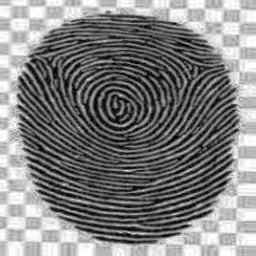
#> input picture debug_aligned_images/aligned_fingerprint_33a72b8398c54406875014a905858f09.png, 256 x 256 px
$ python -i features.py   (imports and definitions only)   (older library calls are emulated)
#> lines starting #> are read from the running program, lines starting #| are printed output that depends on the picture; after the words box and inside, x2 and y2 are one past the last pixel; in counts of white or black regions, pixels touching at a corner belong together
import numpy as np
import cv2
import hashlib
from skimage.feature import local_binary_pattern
from reedsolo import RSCodec, ReedSolomonError
import os
import uuid

# Import parameters from config
from config import RADIUS, N_POINTS, SEED_LENGTH, KEY_LENGTH, RS_ECC_SYMBOLS, FINGERPRINT_THRESHOLDS

# Initialize Reed-Solomon Codec
# [1 line that did not run here, left out]


def detect_ridge_patterns(img):
    """Detects advanced ridge patterns (density, orientations, frequency)."""
    # Use adaptive thresholding for better binarization irrespective of lighting
    block_size = 35 # Must be odd
    C_param = 15 # Constant subtracted from the mean
    binary_img = cv2.adaptiveThreshold(img, 255, cv2.ADAPTIVE_THRESH_GAUSSIAN_C,
                                       cv2.THRESH_BINARY, block_size, C_param)

    # Invert binary image if ridges are dark (common for fingerprint images after some preprocessing)
    # The adaptive threshold might make ridges white, we often want them black for morphological ops.
    if np.mean(binary_img) > 127: # If most of it is white (ridges are white)
        binary_img = cv2.bitwise_not(binary_img) # Invert to make ridges black

    # Apply morphological operations to enhance ridge structure and remove small noise
    kernel = cv2.getStructuringElement(cv2.MORPH_RECT, (3, 3))
    binary_img_morphed = cv2.morphologyEx(binary_img, cv2.MORPH_OPEN, kernel, iterations=1)
    binary_img_morphed = cv2.morphologyEx(binary_img_morphed, cv2.MORPH_CLOSE, kernel, iterations=1)

    # Calculate gradients for orientation and magnitude
    grad_x = cv2.Sobel(img, cv2.CV_64F, 1, 0, ksize=3)
    grad_y = cv2.Sobel(img, cv2.CV_64F, 0, 1, ksize=3)

    # Calculate magnitude and orientation from the original (or enhanced) grayscale image
    magnitude = np.sqrt(grad_x**2 + grad_y**2)
    orientations = np.arctan2(grad_y, grad_x + 1e-8) # Add epsilon to avoid division by zero

    # Ridge density calculation based on processed binary image
    # Use sum of white pixels (ridges) and normalize
    ridge_density = np.sum(binary_img_morphed == 0) / binary_img_morphed.size # Assuming black ridges

    # Analyze frequency spectrum (e.g., for consistent ridge spacing)
    f_transform = np.fft.fft2(img)
    f_shift = np.fft.fftshift(f_transform)
    magnitude_spectrum = np.log(np.abs(f_shift) + 1)

    return ridge_density, orientations, magnitude_spectrum, binary_img_morphed, magnitude


def calculate_orientation_consistency(orientations, magnitude):
    """Calculates consistency of ridge orientations, weighted by gradient magnitude."""
    h, w = orientations.shape
    block_size = 16
    consistencies = []

    for y in range(0, h - block_size, block_size):
        for x in range(0, w - block_size, block_size):
            block_orient = orientations[y:y+block_size, x:x+block_size]
            block_magn = magnitude[y:y+block_size, x:x+block_size]

            # Filter out low-magnitude areas (noise)
            strong_indices = block_magn > np.mean(block_magn) * 0.5 # Tune threshold
            if np.sum(strong_indices) < block_size * block_size * 0.1: # Require at least 10% strong pixels
                continue

            # Compute circular mean for the block (angles doubled for 180-deg periodicity)
            valid_orient = block_orient[strong_indices]
            if len(valid_orient) > 0:
                mean_sin_2theta = np.mean(np.sin(2 * valid_orient))
                mean_cos_2theta = np.mean(np.cos(2 * valid_orient))
                # Consistency is the magnitude of the mean vector
                consistency = np.sqrt(mean_sin_2theta**2 + mean_cos_2theta**2)
                consistencies.append(consistency)

    return np.mean(consistencies) if consistencies else 0.0


def calculate_ridge_flow_continuity(binary_img):
    """Calculates continuity of ridge flow using connected components or skeletonization."""
    # Skeletonize the binary image to get thin ridges
    skeleton = cv2.ximgproc.thinning(binary_img, thinningType=cv2.ximgproc.THINNING_GUOHALL)

    # Find connected components in the skeleton
    num_labels, labels, stats, centroids = cv2.connectedComponentsWithStats(skeleton, 8, cv2.CV_32S)

    # Analyze properties of components (e.g., length, straightness)
    # A simple metric: average length of significant components
    total_ridge_pixels = 0
    num_significant_ridges = 0

    for i in range(1, num_labels): # Skip background label 0
        component_pixels = np.sum(labels == i)
        if component_pixels > 20: # Only consider components above a certain pixel count
            total_ridge_pixels += component_pixels
            num_significant_ridges += 1

    if num_significant_ridges > 0:
        avg_ridge_length = total_ridge_pixels / num_significant_ridges
        # Normalize to a score (example normalization, needs tuning)
        # Assuming typical ridge lengths around 50-100 pixels in a 256x256 image
        return min(avg_ridge_length / 70.0, 1.0) # Tune 70.0 based on observed good quality avg length
    return 0.0


def detect_minutiae_points(img):
    """Detects minutiae points for fingerprint validation."""
    # Use more robust binarization for minutiae detection as well
    block_size = 35 # Must be odd
    C_param = 15 # Constant subtracted from the mean
    binary_img = cv2.adaptiveThreshold(img, 255, cv2.ADAPTIVE_THRESH_GAUSSIAN_C,
                                       cv2.THRESH_BINARY, block_size, C_param)
    if np.mean(binary_img) > 127:
        binary_img = cv2.bitwise_not(binary_img)

    # Skeletonize for better minutiae representation
    skeleton = cv2.ximgproc.thinning(binary_img, thinningType=cv2.ximgproc.THINNING_GUOHALL)

    # Minutiae can be found by analyzing local neighborhoods in the skeleton
    # This is a very simplified minutiae count. True minutiae extraction is complex.
    # For demo, we stick to goodFeaturesToTrack on the skeleton
    corners = cv2.goodFeaturesToTrack(
        skeleton, maxCorners=250, qualityLevel=0.01, minDistance=5, blockSize=3 # Adjusted qualityLevel
    )
    minutiae_count = len(corners) if corners is not None else 0
    return minutiae_count, corners


def analyze_frequency_domain(img):
    """Analyzes frequency characteristics typical of fingerprints (ridge frequency)."""
    f_transform = np.fft.fft2(img)
    magnitude_spectrum = np.abs(np.fft.fftshift(f_transform))

    h, w = magnitude_spectrum.shape
    center_y, center_x = h // 2, w // 2

    # Define a radial band for typical fingerprint ridge frequencies
    # These radii correspond to pixel distances from center in frequency domain
    # and relate to spatial frequencies (ridges per pixel)
    inner_radius = 5  # Corresponds to lower spatial frequencies (wider ridges)
    outer_radius = 30 # Corresponds to higher spatial frequencies (narrower ridges)

    y, x = np.ogrid[:h, :w]
    distances = np.sqrt((x - center_x)**2 + (y - center_y)**2)

    # Sum energy within the target frequency band
    fingerprint_freq_energy = np.sum(magnitude_spectrum[(distances >= inner_radius) & (distances < outer_radius)])
    total_energy = np.sum(magnitude_spectrum)

    return fingerprint_freq_energy / total_energy if total_energy > 0 else 0.0


def comprehensive_fingerprint_detection(image_path):
    """Performs comprehensive fingerprint detection using multiple criteria.
    Returns: (is_fingerprint, confidence_score, detailed_analysis)
    """
    try:
        img = cv2.imread(image_path, cv2.IMREAD_GRAYSCALE)
#> img is the input picture: shape (256, 256); min 0, max 255, mean 129
        if img is None or img.size == 0:
            return False, 0.0, {"error": "Invalid image file or file not found"}

        img = cv2.resize(img, (256, 256))

        # --- Improved image inversion check ---
        # Determine if image needs inversion (light ridges on dark background vs dark ridges on light background)
        # Most fingerprint algorithms expect dark ridges on light background or vice-versa.
        # Let's try to standardize to dark ridges on light background (inverted if needed)
        # Find dominant color; if average is high, it's likely light background with dark ridges (good)
        # If average is low, it's likely dark background with light ridges, so invert to match expectation.
        if np.mean(img) < 100: # If average pixel value is low (dark overall background)
             img = cv2.bitwise_not(img) # Invert to make background lighter, ridges darker.


        analysis = {}
        scores = []

        # Ridge Pattern Analysis (now returns more values)
        ridge_density, orientations, magnitude_spectrum, binary_img_morphed, magnitude = detect_ridge_patterns(img)
#> in detect_ridge_patterns, `binary_img = cv2.adaptiveThreshold(img, 255, cv2.ADAPTIVE_THRESH_GAUSS..`:
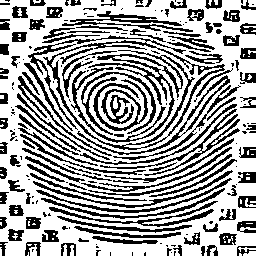
#> binary_img: shape (256, 256); 63.8% white; black in thin lines or dots
#> in detect_ridge_patterns, `binary_img = cv2.bitwise_not(binary_img)`: binary_img: shape (256, 256); 36.2% white in thin lines or dots
#> in detect_ridge_patterns, `binary_img_morphed = cv2.morphologyEx(binary_img, cv2.MORPH_OPEN, kern..`: binary_img_morphed: shape (256, 256); 18.8% white; 401 white regions (192 under 20 px), largest, box (x1, y1, x2, y2) and area: (94, 90, 122, 131) 192, (164, 209, 213, 226) 180, (93, 236, 142, 244) 175
#> in detect_ridge_patterns, `binary_img_morphed = cv2.morphologyEx(binary_img_morphed, cv2.MORPH_CL..`: binary_img_morphed: shape (256, 256); 20.3% white; 262 white regions (97 under 20 px), largest, box (x1, y1, x2, y2) and area: (62, 191, 220, 244) 1364, (99, 11, 158, 29) 325, (175, 28, 212, 49) 267
#> in detect_ridge_patterns, `magnitude = np.sqrt(grad_x**2 + grad_y**2)`:
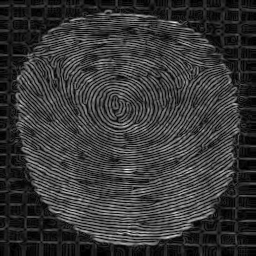
#> magnitude: shape (256, 256) float64; min 0, max 863, mean 187.7; drawn with min black and max white
#> in detect_ridge_patterns, `orientations = np.arctan2(grad_y, grad_x + 1e-8)`:
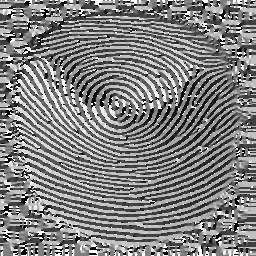
#> orientations: shape (256, 256) float64; min -3.14, max 3.14, mean 0.0215; drawn with min black and max white
#> in detect_ridge_patterns, `ridge_density = np.sum(binary_img_morphed == 0) / binary_img_morphed.s..`: ridge_density = 0.797
#> in detect_ridge_patterns, `magnitude_spectrum = np.log(np.abs(f_shift) + 1)`:
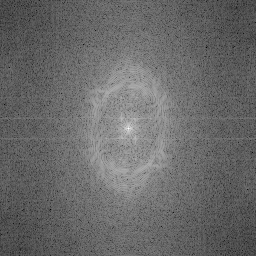
#> magnitude_spectrum: shape (256, 256) float64; min 1.49, max 15.95, mean 7.48; drawn with min black and max white
#> ridge_density = 0.797
        analysis['ridge_density'] = ridge_density
        scores.append(min(ridge_density / FINGERPRINT_THRESHOLDS['ridge_density'], 1.0) if FINGERPRINT_THRESHOLDS['ridge_density'] > 0 else 0)

        # Orientation Consistency (now uses magnitude for weighting)
        orientation_consistency = calculate_orientation_consistency(orientations, magnitude)
#> after the loop in calculate_orientation_consistency, `for y in range(0, h - block_size, block_size):`: consistencies = 225 values, max 0.979 at index 202, min 0.0218 at index 90, mean 0.646
#> orientation_consistency = 0.646
        analysis['orientation_consistency'] = orientation_consistency
        scores.append(min(orientation_consistency / FINGERPRINT_THRESHOLDS['orientation_consistency'], 1.0) if FINGERPRINT_THRESHOLDS['orientation_consistency'] > 0 else 0)

        # Minutiae Detection (now uses skeletonized image for better results)
        minutiae_count, _ = detect_minutiae_points(img) # Pass original image for adaptive thresholding
#> in detect_minutiae_points, `skeleton = cv2.ximgproc.thinning(binary_img, thinningType=cv2.ximgproc..`:
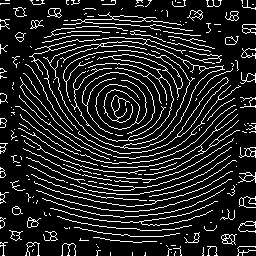
#> skeleton: shape (256, 256); 13.8% white in thin lines or dots
#> in detect_minutiae_points, `corners = cv2.goodFeaturesToTrack( skeleton, maxCorners=250, qualityLe..`: corners = 250 rows, first 8: [237, 36], [1, 247], [75, 1], [227, 236], [245, 155], [161, 77], [34, 60], [38, 243]
#> in detect_minutiae_points, `minutiae_count = len(corners) if corners is not None else 0`: minutiae_count = 250
#> minutiae_count = 250
        analysis['minutiae_count'] = minutiae_count
        scores.append(min(minutiae_count / FINGERPRINT_THRESHOLDS['minutiae_count'], 1.0) if FINGERPRINT_THRESHOLDS['minutiae_count'] > 0 else 0)

        # Contrast Analysis
        contrast_ratio = np.std(img) / (np.mean(img) + 1e-8)
#> contrast_ratio = 0.561
        analysis['contrast_ratio'] = contrast_ratio
        scores.append(min(contrast_ratio / FINGERPRINT_THRESHOLDS['contrast_ratio'], 1.0) if FINGERPRINT_THRESHOLDS['contrast_ratio'] > 0 else 0)

        # Frequency Domain Analysis (improved)
        frequency_score = analyze_frequency_domain(img)
#> in analyze_frequency_domain, `fingerprint_freq_energy = np.sum(magnitude_spectrum[(distances >= inne..`: fingerprint_freq_energy = 62575063.4
#> in analyze_frequency_domain, `total_energy = np.sum(magnitude_spectrum)`: total_energy = 333625669.4
#> frequency_score = 0.188
        analysis['frequency_score'] = frequency_score
        scores.append(min(frequency_score / FINGERPRINT_THRESHOLDS['frequency_score'], 1.0) if FINGERPRINT_THRESHOLDS['frequency_score'] > 0 else 0)

        # Edge Regularity (still useful as is)
        grad_x = cv2.Sobel(img, cv2.CV_64F, 1, 0, ksize=3)
        grad_y = cv2.Sobel(img, cv2.CV_64F, 0, 1, ksize=3)
        edge_angles = np.arctan2(grad_y, grad_x)
        hist, _ = np.histogram(edge_angles, bins=36, range=(-np.pi, np.pi))
#> hist = 36 values, max 4390 at index 9, min 1069 at index 15, mean 1820.4
        hist_normalized = hist / (np.sum(hist) + 1e-8)
#> hist_normalized = 36 values, max 0.067 at index 9, min 0.0163 at index 15, mean 0.0278
        entropy = -np.sum(hist_normalized * np.log2(hist_normalized + 1e-8))
#> entropy = 5.03
        regularity = 1.0 - (entropy / np.log2(36)) if np.log2(36) > 0 else 0.0
#> regularity = 0.0265
        analysis['ridge_regularity'] = regularity
        scores.append(min(regularity / FINGERPRINT_THRESHOLDS['ridge_regularity'], 1.0) if FINGERPRINT_THRESHOLDS['ridge_regularity'] > 0 else 0)

        # Texture Analysis - Local Binary Pattern entropy
        lbp = local_binary_pattern(img, 8, 1, method='uniform')
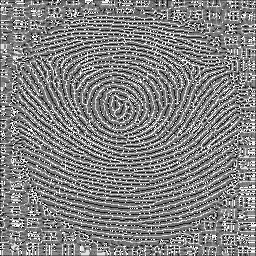
#> lbp: shape (256, 256) float64; min 0, max 9, mean 4.57; drawn with min black and max white
        lbp_hist, _ = np.histogram(lbp, bins=np.arange(0, 8 + 3), range=(0, 8 + 2))
#> lbp_hist = [2496, 5449, 1977, 6481, 22521, 8890, 3291, 4768, 3813, 5850]
        lbp_hist = lbp_hist / (np.sum(lbp_hist) + 1e-8)
#> lbp_hist = [0.0381, 0.0831, 0.0302, 0.0989, 0.344, 0.136, 0.0502, 0.0728, 0.0582, 0.0893]
        lbp_entropy = -np.sum(lbp_hist * np.log2(lbp_hist + 1e-8))
#> lbp_entropy = 2.92
        analysis['lbp_entropy'] = lbp_entropy
        ideal_lbp_entropy = 3.0 # This value might need tuning
        entropy_score = max(0.0, 1.0 - abs(lbp_entropy - ideal_lbp_entropy) / ideal_lbp_entropy)
#> entropy_score = 0.974
        scores.append(entropy_score)

        # NEW: Ridge Flow Continuity Check
        # Ensure ximgproc is available. If not, this will cause an error or need a fallback.
        # You might need to install opencv-contrib-python if not already installed (`pip install opencv-contrib-python`)
        try:
            ridge_flow_continuity = calculate_ridge_flow_continuity(binary_img_morphed) # Use the processed binary image
#> in calculate_ridge_flow_continuity, `skeleton = cv2.ximgproc.thinning(binary_img, thinningType=cv2.ximgproc..`: skeleton: shape (256, 256); 4.5% white in thin lines or dots
#> in calculate_ridge_flow_continuity, `num_labels, labels, stats, centroids = cv2.connectedComponentsWithStat..`:
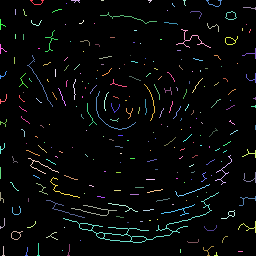
#> labels: shape (256, 256) int32; 263 distinct labels, from 0 to 262; one colour per label, 0 black
#> in calculate_ridge_flow_continuity, `num_labels, labels, stats, centroids = cv2.connectedComponentsWithStat..`: num_labels = 263; stats = 263 rows, first 6: [0, 0, 256, 256, 62589], [30, 0, 14, 5, 19], [71, 0, 9, 3, 13], [101, 0, 3, 1, 3], [148, 0, 4, 3, 6], [183, 0, 3, 6, 8]; centroids = 263 pairs, first value 0 to 255, second value 0 to 254.1
#> the loop in calculate_ridge_flow_continuity, `for i in range(1, num_labels):` made 262 passes
#> (component_pixels, total_ridge_pixels) on passes 6, 15, 16, 25, 28, 33, 42, 45, 78, 83, 85, 94: (25, 25), (28, 53), (60, 113), (68, 181), (38, 219), (30, 249), (24, 273), (54, 327), (22, 349), (21, 370), (21, 391), (37, 428)
#> component_pixels on passes 1, 2, 3, 4, 5, 7: 19, 13, 3, 6, 8, 1
#> after the loop in calculate_ridge_flow_continuity, `for i in range(1, num_labels):`: num_significant_ridges = 30; total_ridge_pixels = 1468
#> in calculate_ridge_flow_continuity, `avg_ridge_length = total_ridge_pixels / num_significant_ridges`: avg_ridge_length = 48.93
#> ridge_flow_continuity = 0.699
            analysis['ridge_flow_continuity'] = ridge_flow_continuity
            scores.append(min(ridge_flow_continuity / FINGERPRINT_THRESHOLDS['ridge_flow_continuity'], 1.0) if FINGERPRINT_THRESHOLDS['ridge_flow_continuity'] > 0 else 0)
        except AttributeError:
            print("Warning: cv2.ximgproc not found. Ridge flow continuity will be 0.")
            analysis['ridge_flow_continuity'] = 0.0
            scores.append(0.0) # Add a score of 0 if ximgproc is not available


        overall_score = np.mean(scores) if scores else 0.0
#> overall_score = 0.821
        analysis['overall_score'] = overall_score
        analysis['individual_scores'] = {
            'ridge_density_score': scores[0] if len(scores) > 0 else 0,
            'orientation_score': scores[1] if len(scores) > 1 else 0,
            'minutiae_score': scores[2] if len(scores) > 2 else 0,
            'contrast_score': scores[3] if len(scores) > 3 else 0,
            'frequency_score': scores[4] if len(scores) > 4 else 0,
            'regularity_score': scores[5] if len(scores) > 5 else 0,
            'lbp_entropy_score': scores[6] if len(scores) > 6 else 0,
            'ridge_flow_continuity_score': scores[7] if len(scores) > 7 else 0 # New score index
        }

        is_fingerprint = (
            overall_score >= FINGERPRINT_THRESHOLDS['overall_score'] and
            ridge_density >= FINGERPRINT_THRESHOLDS['ridge_density'] and
            minutiae_count >= FINGERPRINT_THRESHOLDS['minutiae_count'] and
            orientation_consistency >= FINGERPRINT_THRESHOLDS['orientation_consistency'] and
            # Add new threshold check
            (ridge_flow_continuity >= FINGERPRINT_THRESHOLDS['ridge_flow_continuity'] if 'ridge_flow_continuity' in FINGERPRINT_THRESHOLDS else True)
        )
#> is_fingerprint = False
        return is_fingerprint, overall_score, analysis

    except Exception as e:
        print(f"Error during comprehensive fingerprint detection: {e}")
        return False, 0.0, {"error": f"Detection failed: {str(e)}"}


# [139 lines left out: functions extract_enhanced_features, calculate_feature_similarity, not called in this run]


def strong_extractor(K_bytes, seed_bytes):
    """Strong extractor using SHA-256 (HMAC-style)."""
    return hashlib.sha256(K_bytes + seed_bytes).digest()

>>> result = comprehensive_fingerprint_detection('debug_aligned_images/aligned_fingerprint_33a72b8398c54406875014a905858f09.png')
